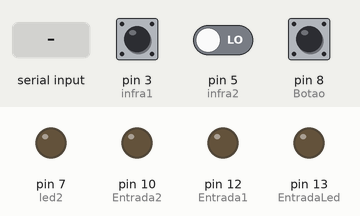
Recording of a sketch running on a simulated Arduino Uno, built with avr-gcc and run on an emulated ATmega328P. On the bench: output pins drawn as LEDs (lit = HIGH). Inputs (shaded band) come from the test bench; at power-on: pin 3 (infra1) HIGH, pin 5 (infra2) LOW, pin 8 (Botao) LOW.

Above: at 1.2 s.
1.3 s: "0" received over Serial
At 1.9 s:
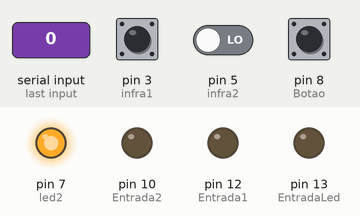
Timing chart, 0 to 4.3 s (numbered marks = the images above; inputs shaded):
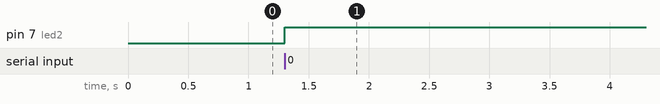

Measured:
- after the input at 1.3 s, pin 7 (led2): LOW → HIGH at once

The sketch:

Arduino_Final_DEFINITIVO_sico.ino
```cpp
int Entrada1 = 12;
int Entrada2 = 10;
int EntradaLed = 13;
int Botao = 8;
int led2 = 7;
int botao2 = 4;
int infra1 = 3;
int infra2 = 5;
//int infra3 = 6;
char state = '0';
void setup()
{
  pinMode(Entrada1, OUTPUT);
  pinMode(Entrada2, OUTPUT);
  pinMode(EntradaLed, OUTPUT);
  pinMode(led2, OUTPUT);
  pinMode(Botao, INPUT);
  pinMode(botao2, INPUT);
  pinMode(infra1, INPUT);
  pinMode(infra2, INPUT);
  //pinMode(infra3, INPUT);
  analogWrite(Entrada1, 0);
  analogWrite(Entrada2, 0);
  Serial.begin(9600);
}
boolean buttonState = 0;
boolean saveState = 0;
boolean botao2State = 0;
boolean saveState2 = 0;
void loop()
{
  int x, y, z;
  x = digitalRead(infra1);
  y = digitalRead(infra2);
  //z = digitalRead(infra3);
  if (Serial.available() > 0)
  {
    state = Serial.read();

    switch (state)
    {
      case '0':
        digitalWrite(led2, HIGH);
        buttonState = digitalRead(Botao);
        z = buttonState;
        if (z == 1)
        {
          if (x == 0)
          {
            digitalWrite(EntradaLed, 1);
            analogWrite(Entrada1, 255);
            analogWrite(Entrada2, 0);
          }
          Serial.write('0');
          do
          {
            delay(1);
          } while (y == 0);
          if (y == 1)
          {
            digitalWrite(EntradaLed, 1);
            analogWrite(Entrada1, 0);
            analogWrite(Entrada2, 0);
          }
        }
        else
        {
          if (y == 1)
          {
            delay(1000);
            digitalWrite(EntradaLed, 0);
            analogWrite(Entrada1, 0);
            analogWrite(Entrada2, 255);
          }
          do
          {
            delay(1);
          } while (x == 1);
          if (x == 0)
          {
            digitalWrite(EntradaLed, 0);
            analogWrite(Entrada1, 0);
            analogWrite(Entrada2, 0);
          }
        }
        break;
      case '1':
        digitalWrite(led2, LOW);
        Serial.write('1');
        analogWrite(Entrada1, 0);
        analogWrite(Entrada2, 0);
        break;

      default:
        break;
    }
  }
}
```
